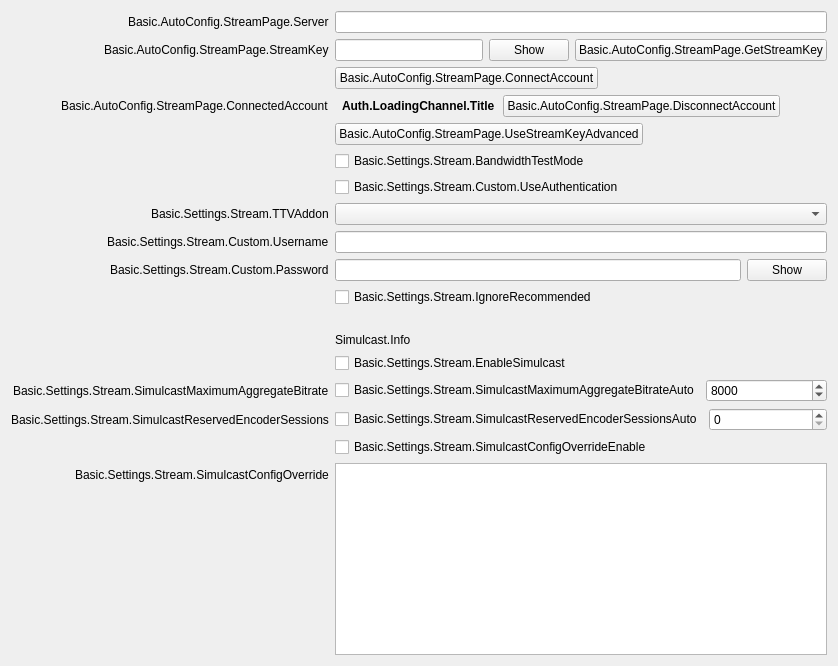
           <widget class="QWidget" name="streamKeyPage">
            <layout class="QFormLayout" name="streamkeyPageLayout">
             <property name="fieldGrowthPolicy">
              <enum>QFormLayout::AllNonFixedFieldsGrow</enum>
             </property>
             <property name="labelAlignment">
              <set>Qt::AlignRight|Qt::AlignTrailing|Qt::AlignVCenter</set>
             </property>
             <item row="0" column="0">
              <widget class="QLabel" name="serverLabel">
               <property name="text">
                <string>Basic.AutoConfig.StreamPage.Server</string>
               </property>
              </widget>
             </item>
             <item row="0" column="1">
              <widget class="QStackedWidget" name="serverStackedWidget">
               <property name="sizePolicy">
                <sizepolicy hsizetype="Preferred" vsizetype="Maximum">
                 <horstretch>0</horstretch>
                 <verstretch>0</verstretch>
                </sizepolicy>
               </property>
               <property name="currentIndex">
                <number>1</number>
               </property>
               <widget class="QWidget" name="servicePage">
                <layout class="QHBoxLayout" name="horizontalLayout_21">
                 <property name="leftMargin">
                  <number>0</number>
                 </property>
                 <property name="topMargin">
                  <number>0</number>
                 </property>
                 <property name="rightMargin">
                  <number>0</number>
                 </property>
                 <property name="bottomMargin">
                  <number>0</number>
                 </property>
                 <item>
                  <widget class="QComboBox" name="server"/>
                 </item>
                </layout>
               </widget>
               <widget class="QWidget" name="customPage">
                <layout class="QHBoxLayout" name="horizontalLayout_22">
                 <property name="leftMargin">
                  <number>0</number>
                 </property>
                 <property name="topMargin">
                  <number>0</number>
                 </property>
                 <property name="rightMargin">
                  <number>0</number>
                 </property>
                 <property name="bottomMargin">
                  <number>0</number>
                 </property>
                 <item>
                  <widget class="QLineEdit" name="customServer"/>
                 </item>
                </layout>
               </widget>
              </widget>
             </item>
             <item row="1" column="0">
              <widget class="QLabel" name="streamKeyLabel">
               <property name="text">
                <string>Basic.AutoConfig.StreamPage.StreamKey</string>
               </property>
               <property name="openExternalLinks">
                <bool>true</bool>
               </property>
               <property name="buddy">
                <cstring>key</cstring>
               </property>
              </widget>
             </item>
             <item row="1" column="1">
              <widget class="QFrame" name="streamKeyWidget">
               <layout class="QHBoxLayout" name="horizontalLayout_11">
                <property name="leftMargin">
                 <number>0</number>
                </property>
                <property name="topMargin">
                 <number>0</number>
                </property>
                <property name="rightMargin">
                 <number>0</number>
                </property>
                <property name="bottomMargin">
                 <number>0</number>
                </property>
                <item>
                 <widget class="QLineEdit" name="key">
                  <property name="inputMask">
                   <string notr="true"/>
                  </property>
                  <property name="text">
                   <string notr="true"/>
                  </property>
                  <property name="echoMode">
                   <enum>QLineEdit::Password</enum>
                  </property>
                 </widget>
                </item>
                <item>
                 <widget class="QPushButton" name="show">
                  <property name="text">
                   <string>Show</string>
                  </property>
                 </widget>
                </item>
                <item>
                 <widget class="UrlPushButton" name="getStreamKeyButton">
                  <property name="toolTip">
                   <string/>
                  </property>
                  <property name="toolTipDuration">
                   <number>-4</number>
                  </property>
                  <property name="text">
                   <string>Basic.AutoConfig.StreamPage.GetStreamKey</string>
                  </property>
                 </widget>
                </item>
               </layout>
              </widget>
             </item>
             <item row="3" column="0">
              <spacer name="horizontalSpacer_18">
               <property name="orientation">
                <enum>Qt::Horizontal</enum>
               </property>
               <property name="sizeHint" stdset="0">
                <size>
                 <width>170</width>
                 <height>8</height>
                </size>
               </property>
              </spacer>
             </item>
             <item row="4" column="1">
              <layout class="QHBoxLayout" name="horizontalLayout_23">
               <property name="spacing">
                <number>8</number>
               </property>
               <property name="leftMargin">
                <number>7</number>
               </property>
               <property name="rightMargin">
                <number>7</number>
               </property>
               <item>
                <widget class="QLabel" name="connectedAccountText">
                 <property name="styleSheet">
                  <string notr="true">font-weight: bold</string>
                 </property>
                 <property name="text">
                  <string>Auth.LoadingChannel.Title</string>
                 </property>
                </widget>
               </item>
               <item>
                <widget class="QPushButton" name="disconnectAccount">
                 <property name="text">
                  <string>Basic.AutoConfig.StreamPage.DisconnectAccount</string>
                 </property>
                </widget>
               </item>
               <item>
                <spacer name="horizontalSpacer_24">
                 <property name="orientation">
                  <enum>Qt::Horizontal</enum>
                 </property>
                 <property name="sizeHint" stdset="0">
                  <size>
                   <width>40</width>
                   <height>20</height>
                  </size>
                 </property>
                </spacer>
               </item>
              </layout>
             </item>
             <item row="6" column="1">
              <widget class="QCheckBox" name="bandwidthTestEnable">
               <property name="text">
                <string>Basic.Settings.Stream.BandwidthTestMode</string>
               </property>
              </widget>
             </item>
             <item row="7" column="1">
              <widget class="QCheckBox" name="useAuth">
               <property name="text">
                <string>Basic.Settings.Stream.Custom.UseAuthentication</string>
               </property>
              </widget>
             </item>
             <item row="9" column="0">
              <widget class="QLabel" name="authUsernameLabel">
               <property name="text">
                <string>Basic.Settings.Stream.Custom.Username</string>
               </property>
               <property name="buddy">
                <cstring>authUsername</cstring>
               </property>
              </widget>
             </item>
             <item row="9" column="1">
              <widget class="QLineEdit" name="authUsername"/>
             </item>
             <item row="10" column="0">
              <widget class="QLabel" name="authPwLabel">
               <property name="text">
                <string>Basic.Settings.Stream.Custom.Password</string>
               </property>
               <property name="buddy">
                <cstring>authPw</cstring>
               </property>
              </widget>
             </item>
             <item row="10" column="1">
              <widget class="QFrame" name="authPwWidget">
               <layout class="QHBoxLayout" name="horizontalLayout_25">
                <property name="leftMargin">
                 <number>0</number>
                </property>
                <property name="topMargin">
                 <number>0</number>
                </property>
                <property name="rightMargin">
                 <number>0</number>
                </property>
                <property name="bottomMargin">
                 <number>0</number>
                </property>
                <item>
                 <widget class="QLineEdit" name="authPw">
                  <property name="echoMode">
                   <enum>QLineEdit::Password</enum>
                  </property>
                 </widget>
                </item>
                <item>
                 <widget class="QPushButton" name="authPwShow">
                  <property name="text">
                   <string>Show</string>
                  </property>
                 </widget>
                </item>
               </layout>
              </widget>
             </item>
             <item row="8" column="1">
              <widget class="QComboBox" name="twitchAddonDropdown"/>
             </item>
             <item row="8" column="0">
              <widget class="QLabel" name="twitchAddonLabel">
               <property name="text">
                <string>Basic.Settings.Stream.TTVAddon</string>
               </property>
               <property name="buddy">
                <cstring>twitchAddonDropdown</cstring>
               </property>
              </widget>
             </item>
             <item row="11" column="1">
              <widget class="QCheckBox" name="ignoreRecommended">
               <property name="text">
                <string>Basic.Settings.Stream.IgnoreRecommended</string>
               </property>
              </widget>
             </item>
             <item row="12" column="1">
              <widget class="QLabel" name="enforceSettingsLabel">
               <property name="text">
                <string notr="true"/>
               </property>
               <property name="textFormat">
                <enum>Qt::RichText</enum>
               </property>
               <property name="openExternalLinks">
                <bool>true</bool>
               </property>
              </widget>
             </item>
             <item row="13" column="1">
              <widget class="QLabel" name="simulcastInfo">
               <property name="text">
                <string>Simulcast.Info</string>
               </property>
               <property name="textFormat">
                <enum>Qt::RichText</enum>
               </property>
               <property name="wordWrap">
                <bool>true</bool>
               </property>
               <property name="openExternalLinks">
                <bool>true</bool>
               </property>
              </widget>
             </item>
             <item row="14" column="1">
              <widget class="QCheckBox" name="enableSimulcast">
               <property name="text">
                <string>Basic.Settings.Stream.EnableSimulcast</string>
               </property>
              </widget>
             </item>
             <item row="15" column="0">
              <widget class="QLabel" name="simulcastMaximumAggregateBitrateLabel">
               <property name="text">
                <string>Basic.Settings.Stream.SimulcastMaximumAggregateBitrate</string>
               </property>
              </widget>
             </item>
             <item row="15" column="1">
              <layout class="QHBoxLayout">
               <item>
                <widget class="QCheckBox" name="simulcastMaximumAggregateBitrateAuto">
                 <property name="text">
                  <string>Basic.Settings.Stream.SimulcastMaximumAggregateBitrateAuto</string>
                 </property>
                 <property name="sizePolicy">
                  <enum>QSizePolicy::Minimum, QSizePolicy::Minimum</enum>
                 </property>
                </widget>
               </item>
               <item>
                <widget class="QSpinBox" name="simulcastMaximumAggregateBitrate">
                 <property name="sizePolicy">
                  <enum>QSizePolicy::MinimumExpanding, QSizePolicy::Minimum</enum>
                 </property>
                 <property name="minimum">
                  <number>500</number>
                 </property>
                 <property name="maximum">
                  <number>1000000</number>
                 </property>
                 <property name="value">
                  <number>8000</number>
                 </property>
                </widget>
               </item>
              </layout>
             </item>
             <item row="16" column="0">
              <widget class="QLabel" name="simulcastReservedEncoderSessionsLabel">
               <property name="text">
                <string>Basic.Settings.Stream.SimulcastReservedEncoderSessions</string>
               </property>
              </widget>
             </item>
             <item row="16" column="1">
              <layout class="QHBoxLayout">
               <item>
                <widget class="QCheckBox" name="simulcastReservedEncoderSessionsAuto">
                 <property name="text">
                  <string>Basic.Settings.Stream.SimulcastReservedEncoderSessionsAuto</string>
                 </property>
                 <property name="sizePolicy">
                  <enum>QSizePolicy::Minimum, QSizePolicy::Minimum</enum>
                 </property>
                </widget>
               </item>
               <item>
                <widget class="QSpinBox" name="simulcastReservedEncoderSessions">
                 <property name="sizePolicy">
                  <enum>QSizePolicy::MinimumExpanding, QSizePolicy::Minimum</enum>
                 </property>
                 <property name="minimum">
                  <number>0</number>
                 </property>
                 <property name="maximum">
                  <number>100</number>
                 </property>
                 <property name="value">
                  <number>0</number>
                 </property>
                </widget>
               </item>
              </layout>
             </item>
             <item row="17" column="1">
              <widget class="QCheckBox" name="simulcastConfigOverrideEnable">
                <property name="text">
                <string>Basic.Settings.Stream.SimulcastConfigOverrideEnable</string>
                </property>
              </widget>
             </item>
             <item row="18" column="0">
              <widget class="QLabel" name="simulcastConfigOverrideLabel">
               <property name="text">
                <string>Basic.Settings.Stream.SimulcastConfigOverride</string>
               </property>
              </widget>
             </item>
             <item row="18" column="1">
              <widget class="QPlainTextEdit" name="simulcastConfigOverride">
                <property name="sizePolicy">
                <enum>QSizePolicy::Preferred, QSizePolicy::MinimumExpanding</enum>
                </property>
              </widget>
             </item>
             <item row="5" column="1">
              <layout class="QHBoxLayout" name="horizontalLayout_28">
               <item>
                <widget class="QPushButton" name="useStreamKeyAdv">
                 <property name="text">
                  <string>Basic.AutoConfig.StreamPage.UseStreamKeyAdvanced</string>
                 </property>
                </widget>
               </item>
               <item>
                <spacer name="horizontalSpacer_28">
                 <property name="orientation">
                  <enum>Qt::Horizontal</enum>
                 </property>
                 <property name="sizeHint" stdset="0">
                  <size>
                   <width>40</width>
                   <height>20</height>
                  </size>
                 </property>
                </spacer>
               </item>
              </layout>
             </item>
             <item row="4" column="0">
              <widget class="QLabel" name="connectedAccountLabel">
               <property name="text">
                <string>Basic.AutoConfig.StreamPage.ConnectedAccount</string>
               </property>
              </widget>
             </item>
             <item row="3" column="1">
              <layout class="QHBoxLayout" name="horizontalLayout_15">
               <item>
                <widget class="QPushButton" name="connectAccount2">
                 <property name="cursor">
                  <cursorShape>PointingHandCursor</cursorShape>
                 </property>
                 <property name="text">
                  <string>Basic.AutoConfig.StreamPage.ConnectAccount</string>
                 </property>
                </widget>
               </item>
               <item>
                <spacer name="horizontalSpacer_19">
                 <property name="orientation">
                  <enum>Qt::Horizontal</enum>
                 </property>
                 <property name="sizeHint" stdset="0">
                  <size>
                   <width>40</width>
                   <height>20</height>
                  </size>
                 </property>
                </spacer>
               </item>
              </layout>
             </item>
            </layout>
           </widget>
